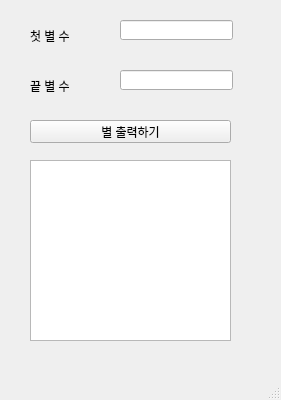
<?xml version="1.0" encoding="UTF-8"?>
<ui version="4.0">
 <class>MainWindow</class>
 <widget class="QMainWindow" name="MainWindow">
  <property name="geometry">
   <rect>
    <x>0</x>
    <y>0</y>
    <width>281</width>
    <height>400</height>
   </rect>
  </property>
  <property name="windowTitle">
   <string>MainWindow</string>
  </property>
  <widget class="QWidget" name="centralwidget">
   <widget class="QLabel" name="lbl_first">
    <property name="geometry">
     <rect>
      <x>30</x>
      <y>30</y>
      <width>56</width>
      <height>12</height>
     </rect>
    </property>
    <property name="text">
     <string>첫 별 수</string>
    </property>
   </widget>
   <widget class="QLabel" name="lbl_last">
    <property name="geometry">
     <rect>
      <x>30</x>
      <y>80</y>
      <width>56</width>
      <height>12</height>
     </rect>
    </property>
    <property name="text">
     <string>끝 별 수</string>
    </property>
   </widget>
   <widget class="QLineEdit" name="le_first">
    <property name="geometry">
     <rect>
      <x>120</x>
      <y>20</y>
      <width>113</width>
      <height>20</height>
     </rect>
    </property>
   </widget>
   <widget class="QLineEdit" name="le_last">
    <property name="geometry">
     <rect>
      <x>120</x>
      <y>70</y>
      <width>113</width>
      <height>20</height>
     </rect>
    </property>
   </widget>
   <widget class="QPushButton" name="pb">
    <property name="geometry">
     <rect>
      <x>30</x>
      <y>120</y>
      <width>201</width>
      <height>23</height>
     </rect>
    </property>
    <property name="text">
     <string>별 출력하기</string>
    </property>
   </widget>
   <widget class="QTextEdit" name="te">
    <property name="geometry">
     <rect>
      <x>30</x>
      <y>160</y>
      <width>201</width>
      <height>181</height>
     </rect>
    </property>
   </widget>
  </widget>
  <widget class="QMenuBar" name="menubar">
   <property name="geometry">
    <rect>
     <x>0</x>
     <y>0</y>
     <width>281</width>
     <height>21</height>
    </rect>
   </property>
  </widget>
  <widget class="QStatusBar" name="statusbar"/>
 </widget>
 <resources/>
 <connections/>
</ui>
